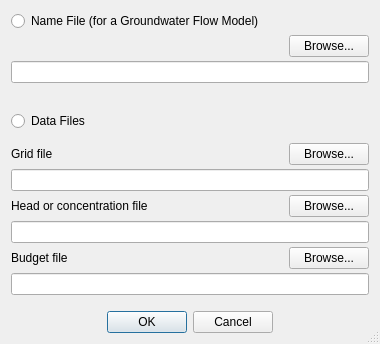
<?xml version="1.0" encoding="UTF-8"?>
<ui version="4.0">
 <class>Modflow6DataFilesDialog</class>
 <widget class="QDialog" name="Modflow6DataFilesDialog">
  <property name="geometry">
   <rect>
    <x>0</x>
    <y>0</y>
    <width>380</width>
    <height>343</height>
   </rect>
  </property>
  <property name="windowTitle">
   <string>Modflow 6 Data Files</string>
  </property>
  <property name="sizeGripEnabled">
   <bool>true</bool>
  </property>
  <layout class="QGridLayout" name="gridLayout">
   <property name="spacing">
    <number>4</number>
   </property>
   <item row="3" column="0" colspan="2">
    <spacer name="verticalSpacer">
     <property name="orientation">
      <enum>Qt::Vertical</enum>
     </property>
     <property name="sizeType">
      <enum>QSizePolicy::MinimumExpanding</enum>
     </property>
     <property name="sizeHint" stdset="0">
      <size>
       <width>20</width>
       <height>24</height>
      </size>
     </property>
    </spacer>
   </item>
   <item row="10" column="1">
    <widget class="QPushButton" name="pushButtonBrowseModelBudgetFile">
     <property name="sizePolicy">
      <sizepolicy hsizetype="Fixed" vsizetype="Fixed">
       <horstretch>0</horstretch>
       <verstretch>0</verstretch>
      </sizepolicy>
     </property>
     <property name="text">
      <string>Browse...</string>
     </property>
    </widget>
   </item>
   <item row="6" column="1">
    <widget class="QPushButton" name="pushButtonBrowseModelGridFile">
     <property name="sizePolicy">
      <sizepolicy hsizetype="Fixed" vsizetype="Fixed">
       <horstretch>0</horstretch>
       <verstretch>0</verstretch>
      </sizepolicy>
     </property>
     <property name="text">
      <string>Browse...</string>
     </property>
    </widget>
   </item>
   <item row="5" column="0" colspan="2">
    <spacer name="verticalSpacer_2">
     <property name="orientation">
      <enum>Qt::Vertical</enum>
     </property>
     <property name="sizeType">
      <enum>QSizePolicy::Fixed</enum>
     </property>
     <property name="sizeHint" stdset="0">
      <size>
       <width>20</width>
       <height>8</height>
      </size>
     </property>
    </spacer>
   </item>
   <item row="7" column="0" colspan="2">
    <widget class="QLineEdit" name="lineEditModelGridFile"/>
   </item>
   <item row="2" column="0" colspan="2">
    <widget class="QLineEdit" name="lineEditModelNameFile"/>
   </item>
   <item row="0" column="0">
    <widget class="QRadioButton" name="radioButtonSpecifyModflow6NameFile">
     <property name="text">
      <string>Name File (for a Groundwater Flow Model)</string>
     </property>
    </widget>
   </item>
   <item row="11" column="0" colspan="2">
    <widget class="QLineEdit" name="lineEditModelBudgetFile">
     <property name="text">
      <string/>
     </property>
    </widget>
   </item>
   <item row="9" column="0" colspan="2">
    <widget class="QLineEdit" name="lineEditModelHeadOrConcFile"/>
   </item>
   <item row="10" column="0">
    <widget class="QLabel" name="label_3">
     <property name="text">
      <string>Budget file</string>
     </property>
    </widget>
   </item>
   <item row="13" column="0" colspan="2" alignment="Qt::AlignHCenter">
    <widget class="QDialogButtonBox" name="buttonBox">
     <property name="orientation">
      <enum>Qt::Horizontal</enum>
     </property>
     <property name="standardButtons">
      <set>QDialogButtonBox::Cancel|QDialogButtonBox::Ok</set>
     </property>
    </widget>
   </item>
   <item row="4" column="0" colspan="2">
    <widget class="QRadioButton" name="radioButtonSpecifyModflow6DataFiles">
     <property name="text">
      <string>Data Files</string>
     </property>
    </widget>
   </item>
   <item row="12" column="0" colspan="2">
    <spacer name="verticalSpacer_3">
     <property name="orientation">
      <enum>Qt::Vertical</enum>
     </property>
     <property name="sizeType">
      <enum>QSizePolicy::Fixed</enum>
     </property>
     <property name="sizeHint" stdset="0">
      <size>
       <width>20</width>
       <height>12</height>
      </size>
     </property>
    </spacer>
   </item>
   <item row="8" column="0">
    <widget class="QLabel" name="label_2">
     <property name="text">
      <string>Head or concentration file</string>
     </property>
    </widget>
   </item>
   <item row="8" column="1">
    <widget class="QPushButton" name="pushButtonBrowseModelHeadFile">
     <property name="sizePolicy">
      <sizepolicy hsizetype="Fixed" vsizetype="Fixed">
       <horstretch>0</horstretch>
       <verstretch>0</verstretch>
      </sizepolicy>
     </property>
     <property name="text">
      <string>Browse...</string>
     </property>
    </widget>
   </item>
   <item row="6" column="0">
    <widget class="QLabel" name="label">
     <property name="text">
      <string>Grid file</string>
     </property>
    </widget>
   </item>
   <item row="1" column="1">
    <widget class="QPushButton" name="pushButtonBrowseModelNameFile">
     <property name="sizePolicy">
      <sizepolicy hsizetype="Fixed" vsizetype="Fixed">
       <horstretch>0</horstretch>
       <verstretch>0</verstretch>
      </sizepolicy>
     </property>
     <property name="text">
      <string>Browse...</string>
     </property>
    </widget>
   </item>
  </layout>
 </widget>
 <resources/>
 <connections>
  <connection>
   <sender>buttonBox</sender>
   <signal>accepted()</signal>
   <receiver>Modflow6DataFilesDialog</receiver>
   <slot>accept()</slot>
   <hints>
    <hint type="sourcelabel">
     <x>248</x>
     <y>254</y>
    </hint>
    <hint type="destinationlabel">
     <x>157</x>
     <y>274</y>
    </hint>
   </hints>
  </connection>
  <connection>
   <sender>buttonBox</sender>
   <signal>rejected()</signal>
   <receiver>Modflow6DataFilesDialog</receiver>
   <slot>reject()</slot>
   <hints>
    <hint type="sourcelabel">
     <x>316</x>
     <y>260</y>
    </hint>
    <hint type="destinationlabel">
     <x>286</x>
     <y>274</y>
    </hint>
   </hints>
  </connection>
 </connections>
</ui>
